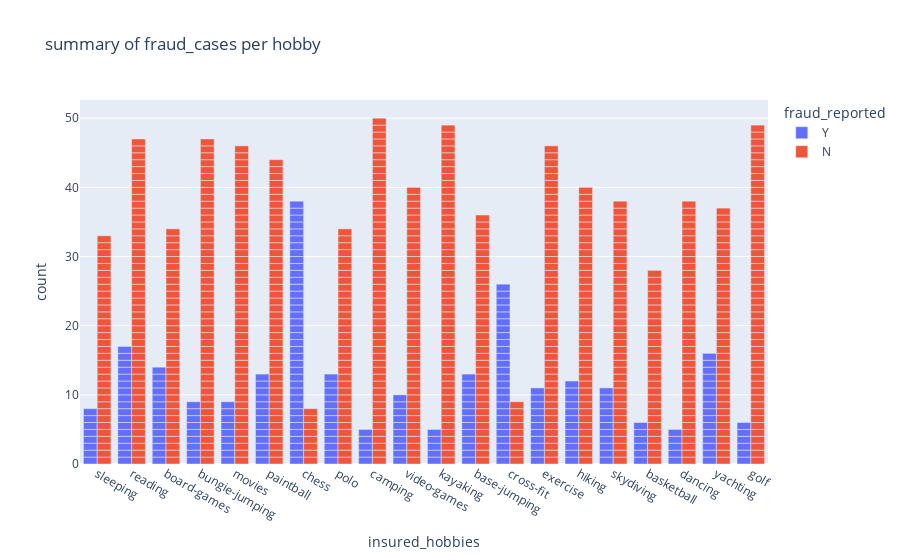

Notebook code cell kept with this figure:
### Code cell
#summary of fraud_cases per hobby
px.bar(df, x='insured_hobbies',color='fraud_reported',
             barmode='group', title='summary of fraud_cases per hobby')

### Figure 1 — Plotly figure (JSON) as saved in the notebook; plotly's stock layout.template omitted (floating-point values rounded to 4 significant figures; data arrays with more than 128 entries replaced by an {"elided": "..."} marker saying what was removed)
{"data": [{"alignmentgroup": "True", "hovertemplate": "fraud_reported=Y<br>insured_hobbies=%{x}<br>count=%{y}<extra></extra>", "legendgroup": "Y", "marker": {"color": "#636efa", "pattern": {"shape": ""}}, "name": "Y", "offsetgroup": "Y", "orientation": "v", "showlegend": true, "textposition": "auto", "type": "bar", "x": {"elided": "247 str values"}, "xaxis": "x", "y": {"elided": "247 int values"}, "yaxis": "y"}, {"alignmentgroup": "True", "hovertemplate": "fraud_reported=N<br>insured_hobbies=%{x}<br>count=%{y}<extra></extra>", "legendgroup": "N", "marker": {"color": "#EF553B", "pattern": {"shape": ""}}, "name": "N", "offsetgroup": "N", "orientation": "v", "showlegend": true, "textposition": "auto", "type": "bar", "x": {"elided": "753 str values"}, "xaxis": "x", "y": {"elided": "753 int values"}, "yaxis": "y"}], "layout": {"autosize": true, "barmode": "group", "legend": {"title": {"text": "fraud_reported"}, "tracegroupgap": 0}, "title": {"text": "summary of fraud_cases per hobby"}, "xaxis": {"anchor": "y", "autorange": true, "domain": [0, 1], "range": [-0.5, 19.5], "title": {"text": "insured_hobbies"}, "type": "category"}, "yaxis": {"anchor": "x", "autorange": true, "domain": [0, 1], "range": [0, 52.63], "title": {"text": "count"}, "type": "linear"}}}
